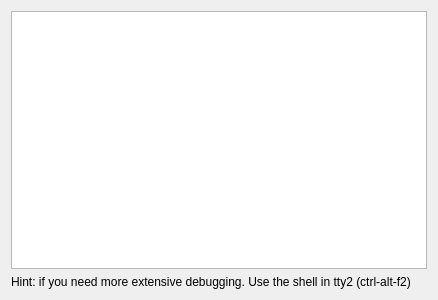
<?xml version="1.0" encoding="UTF-8"?>
<ui version="4.0">
 <class>LogViewer</class>
 <widget class="QDialog" name="LogViewer">
  <property name="geometry">
   <rect>
    <x>0</x>
    <y>0</y>
    <width>438</width>
    <height>300</height>
   </rect>
  </property>
  <property name="windowTitle">
   <string>Log</string>
  </property>
  <layout class="QVBoxLayout" name="verticalLayout">
   <item>
    <widget class="QPlainTextEdit" name="textedit"/>
   </item>
   <item>
    <widget class="QLabel" name="label">
     <property name="text">
      <string>Hint: if you need more extensive debugging. Use the shell in tty2 (ctrl-alt-f2)</string>
     </property>
     <property name="wordWrap">
      <bool>true</bool>
     </property>
    </widget>
   </item>
  </layout>
 </widget>
 <resources/>
 <connections/>
</ui>
